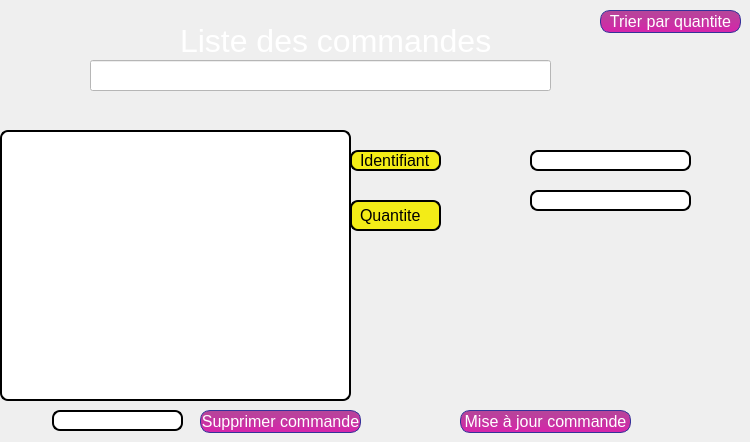
    <widget class="QWidget" name="tab_4">
     <attribute name="title">
      <string>Consultation des commandes</string>
     </attribute>
     <widget class="QLineEdit" name="montantS_4">
      <property name="geometry">
       <rect>
        <x>530</x>
        <y>190</y>
        <width>161</width>
        <height>21</height>
       </rect>
      </property>
      <property name="styleSheet">
       <string notr="true">QLineEdit {
background-color: rgb(255, 255, 255);
padding: 1px;
border-style: solid;
border: 2px solid black;
border-radius: 8px;
}</string>
      </property>
     </widget>
     <widget class="QLineEdit" name="idS_4">
      <property name="geometry">
       <rect>
        <x>530</x>
        <y>150</y>
        <width>161</width>
        <height>21</height>
       </rect>
      </property>
      <property name="styleSheet">
       <string notr="true">QLineEdit {
background-color: rgb(255, 255, 255);
padding: 1px;
border-style: solid;
border: 2px solid black;
border-radius: 8px;
}</string>
      </property>
     </widget>
     <widget class="QLabel" name="label_22">
      <property name="enabled">
       <bool>true</bool>
      </property>
      <property name="geometry">
       <rect>
        <x>350</x>
        <y>200</y>
        <width>91</width>
        <height>31</height>
       </rect>
      </property>
      <property name="font">
       <font>
        <pointsize>12</pointsize>
       </font>
      </property>
      <property name="styleSheet">
       <string notr="true">QLabel {
	color: rgb(0, 0, 0);
	background-color: rgb(243, 236, 23);
border: 2px solid;
border-radius: 8px;
padding: 2px 4px;
}</string>
      </property>
      <property name="text">
       <string>Quantite</string>
      </property>
     </widget>
     <widget class="QPushButton" name="pb_miseajour_2">
      <property name="geometry">
       <rect>
        <x>460</x>
        <y>410</y>
        <width>171</width>
        <height>23</height>
       </rect>
      </property>
      <property name="font">
       <font>
        <pointsize>12</pointsize>
       </font>
      </property>
      <property name="styleSheet">
       <string notr="true">QPushButton {
color: white;
	background-color: qlineargradient(spread:pad, x1:0.122, y1:0.988636, x2:0.118, y2:0, stop:0.0147059 rgba(214, 37, 170, 255), stop:0.936275 rgba(182, 69, 154, 255));
border-width: 1px;
border-color: #339;
border-style: solid;
border-radius: 10;
padding: -16px 0px;
min-height: 32px;
min-width: 60px;	
}
QPushButton:hover {
color: white;
background-color: qlineargradient(spread:pad, x1:0.122, y1:0.988636, x2:0.118, y2:0, stop:0.00490196 rgba(255, 0, 191, 255), stop:0.696078 rgba(174, 72, 150, 255), stop:1 rgba(242, 242, 242, 255));
border-width: 1px;
border-color: #339;
border-style: solid;
border-radius: 10;
padding: -16px 0px;
min-height: 32px;
min-width: 60px;	
}</string>
      </property>
      <property name="text">
       <string>Mise à jour commande</string>
      </property>
     </widget>
     <widget class="QLabel" name="label_24">
      <property name="geometry">
       <rect>
        <x>350</x>
        <y>150</y>
        <width>91</width>
        <height>21</height>
       </rect>
      </property>
      <property name="font">
       <font>
        <pointsize>12</pointsize>
       </font>
      </property>
      <property name="styleSheet">
       <string notr="true">QLabel {
	color: rgb(0, 0, 0);
	background-color: rgb(243, 236, 23);
border: 2px solid;
border-radius: 8px;
padding: 2px 4px;
}</string>
      </property>
      <property name="text">
       <string>Identifiant</string>
      </property>
     </widget>
     <widget class="QLineEdit" name="idsupp_2">
      <property name="geometry">
       <rect>
        <x>52</x>
        <y>410</y>
        <width>131</width>
        <height>21</height>
       </rect>
      </property>
      <property name="styleSheet">
       <string notr="true">QLineEdit {
background-color: rgb(255, 255, 255);
padding: 1px;
border-style: solid;
border: 2px solid black;
border-radius: 8px;
}</string>
      </property>
     </widget>
     <widget class="QPushButton" name="pb_supprimer_2">
      <property name="geometry">
       <rect>
        <x>200</x>
        <y>410</y>
        <width>161</width>
        <height>23</height>
       </rect>
      </property>
      <property name="font">
       <font>
        <pointsize>12</pointsize>
       </font>
      </property>
      <property name="styleSheet">
       <string notr="true">QPushButton {
color: white;
	background-color: qlineargradient(spread:pad, x1:0.122, y1:0.988636, x2:0.118, y2:0, stop:0.0147059 rgba(214, 37, 170, 255), stop:0.936275 rgba(182, 69, 154, 255));
border-width: 1px;
border-color: #339;
border-style: solid;
border-radius: 10;
padding: -16px 0px;
min-height: 32px;
min-width: 60px;	
}
QPushButton:hover {
color: white;
background-color: qlineargradient(spread:pad, x1:0.122, y1:0.988636, x2:0.118, y2:0, stop:0.00490196 rgba(255, 0, 191, 255), stop:0.696078 rgba(174, 72, 150, 255), stop:1 rgba(242, 242, 242, 255));
border-width: 1px;
border-color: #339;
border-style: solid;
border-radius: 10;
padding: -16px 0px;
min-height: 32px;
min-width: 60px;	
}</string>
      </property>
      <property name="text">
       <string>Supprimer commande</string>
      </property>
     </widget>
     <widget class="QLabel" name="label_25">
      <property name="geometry">
       <rect>
        <x>180</x>
        <y>20</y>
        <width>311</width>
        <height>41</height>
       </rect>
      </property>
      <property name="font">
       <font>
        <pointsize>24</pointsize>
       </font>
      </property>
      <property name="styleSheet">
       <string notr="true">QLabel {
	color: rgb(255, 255, 255);

}</string>
      </property>
      <property name="text">
       <string>Liste des commandes</string>
      </property>
     </widget>
     <widget class="QTableView" name="tab_facture_2">
      <property name="geometry">
       <rect>
        <x>0</x>
        <y>130</y>
        <width>351</width>
        <height>271</height>
       </rect>
      </property>
      <property name="styleSheet">
       <string notr="true">QTableView {
background-color: rgb(255, 255, 255);
padding: 1px;
border-style: solid;
border: 2px solid black;
border-radius: 8px;
}</string>
      </property>
     </widget>
     <widget class="QLineEdit" name="barre_recherche_2">
      <property name="geometry">
       <rect>
        <x>90</x>
        <y>60</y>
        <width>461</width>
        <height>31</height>
       </rect>
      </property>
      <property name="styleSheet">
       <string notr="true">background-color: rgb(255, 255, 255);</string>
      </property>
     </widget>
     <widget class="QPushButton" name="pb_tri_quantite">
      <property name="geometry">
       <rect>
        <x>600</x>
        <y>10</y>
        <width>141</width>
        <height>23</height>
       </rect>
      </property>
      <property name="font">
       <font>
        <pointsize>12</pointsize>
       </font>
      </property>
      <property name="styleSheet">
       <string notr="true">QPushButton {
color: white;
	background-color: qlineargradient(spread:pad, x1:0.122, y1:0.988636, x2:0.118, y2:0, stop:0.0147059 rgba(214, 37, 170, 255), stop:0.936275 rgba(182, 69, 154, 255));
border-width: 1px;
border-color: #339;
border-style: solid;
border-radius: 10;
padding: -16px 0px;
min-height: 32px;
min-width: 60px;	
}
QPushButton:hover {
color: white;
background-color: qlineargradient(spread:pad, x1:0.122, y1:0.988636, x2:0.118, y2:0, stop:0.00490196 rgba(255, 0, 191, 255), stop:0.696078 rgba(174, 72, 150, 255), stop:1 rgba(242, 242, 242, 255));
border-width: 1px;
border-color: #339;
border-style: solid;
border-radius: 10;
padding: -16px 0px;
min-height: 32px;
min-width: 60px;	
}</string>
      </property>
      <property name="text">
       <string>Trier par quantite</string>
      </property>
     </widget>
    </widget>
